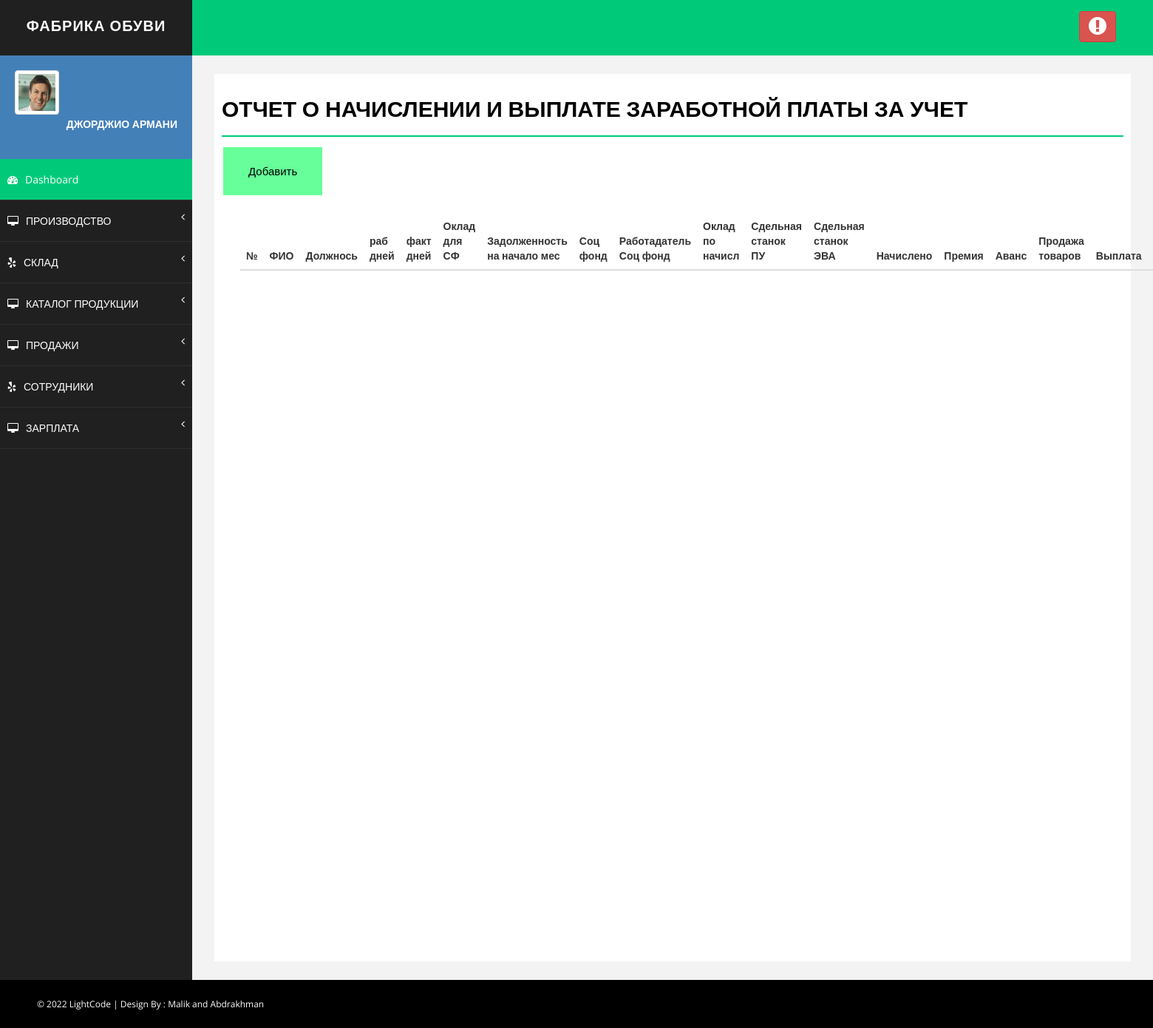
The app's page /salary_total1, older data.
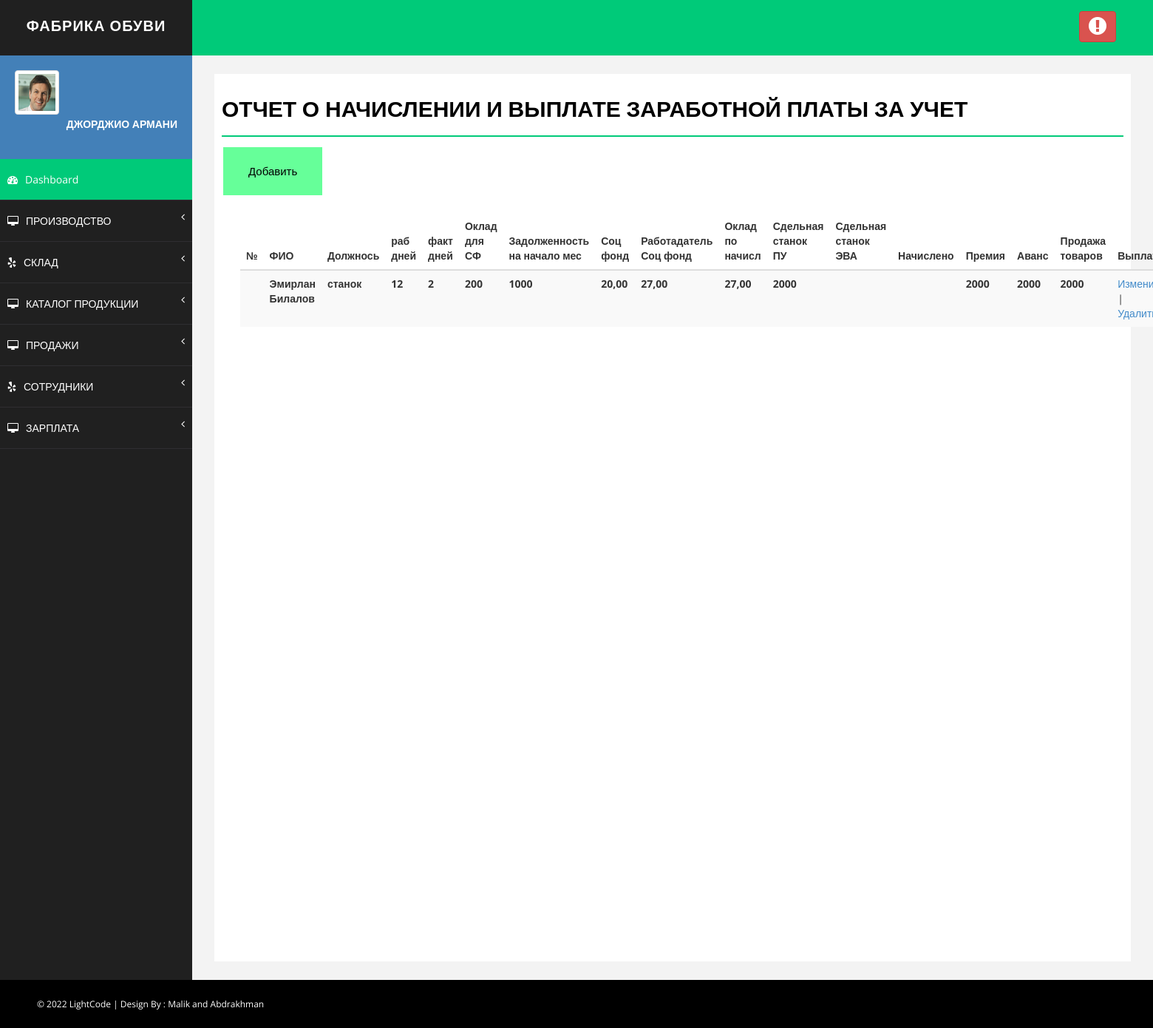
The same page, newer data.
### manufacture/models.py (models this page shows, shortened)
class SalaryTotal(models.Model):  # общая зарплата
    employee = models.OneToOneField('Employee', on_delete=models.CASCADE, primary_key=True)
    month = models.DateTimeField(auto_now=True)
    working_days = models.IntegerField(null=True)
    fact_work_days = models.IntegerField(null=True)
    oklad_social_fund = models.IntegerField(null=True)
    oklad_fact = models.IntegerField(null=True)
    social_fund = models.DecimalField(max_digits=50, decimal_places=2, default=0)
    firm_social_fund = models.DecimalField(max_digits=50, decimal_places=2, default=0)
    oklad_nachislen = models.IntegerField(null=True)
    viplata = models.IntegerField(null=True)
    objects = models.Manager()

class Employee(models.Model):
    active = models.BooleanField(default=True)
    occupation = models.CharField(max_length=100, blank=True, verbose_name='Должность')
    date_start = models.DateField(verbose_name="Дата начала работы", blank=True)
    fio = models.CharField(max_length=64, unique=True, verbose_name="ФИО")  # имя фамилия отчество сотрудника
    phone = models.CharField(max_length=20, blank=True, verbose_name="Номер телефона")
    phone1 = models.CharField(max_length=20, blank=True, verbose_name="Дополнительный номер")
    monthly_salary = models.IntegerField(default=0, blank=True)
    class Meta:
        verbose_name = 'Сотрудник'
        verbose_name_plural = 'Сотрудники'

### manufacture/views.py (the view)
# urls.py: path('salary_total1', salary_total1, name='salary_t'),
def salary_total1(request):
    salary_t = SalaryTotal.objects.all().order_by('-pk')
    return render(request, 'manufacture/salary_total1.html', {'salary_t': salary_t})

### manufacture/templates/manufacture/salary_total1.html (shortened to what this page needs)
{% extends 'base.html' %}
{% load static %}
{% block content %}
 <div id="page-wrapper">
            <div id="page-inner">
                <div class="row">
                    <div class="col-md-12">
                        <h1 class="page-head-line">Отчет о начислении и выплате заработной платы за  учет</h1>
						<a href="new_sale" class="button">Добавить</a>
					</div>
	<body>
	<section class="ftco-section">
		<div class="container">
			<div class="row">
				<div class="col-md-15">
					<div class="table-wrap">
						<table class="table table-striped">
						  <thead>
						    <tr>
								<th>№</th>
						      <th>ФИО</th>
						      <th>Должнось</th>
						      <th>раб дней</th>
						      <th>факт дней</th>
							  <th>Оклад для СФ</th>
						      <th>Задолженность на начало мес</th>
								<th>Соц фонд</th>
								<th>Работадатель Соц фонд</th>
								<th>Оклад по начисл</th>
								<th>Сдельная станок ПУ</th>
								<th>Сдельная станок ЭВА</th>
								<th>Начислено</th>
								<th>Премия</th>
								<th>Аванс</th>
								<th>Продажа товаров</th>
								<th>Выплата</th>
								<th>Остаток на конец мес</th>
						    </tr>
						  </thead>
						  <tbody>
						  {% for s in salary_t %}
						    <tr>
								<th >{{ s.id }}</th>
								<th >{{ s.employee.fio }}</th>
								<th >{{ s.employee.occupation }}</th>
								<th >{{ s.working_days }}</th>
								<th >{{ s.fact_work_days }}</th>
								<th >{{ s.oklad_social_fund }}</th>
								<th >{{ s.oklad_fact }}</th>
								<th >{{ s.social_fund }}</th>
								<th >{{ s.firm_social_fund }}</th>
								<th >{{ s.firm_social_fund }}</th>
								<th >{{ s.oklad_nachislen }}</th>
								<th >{{ s.pu }}</th>
								<th >{{ s.eva }}</th>
								<th >{{ s.viplata }}</th>
								<th >{{ s.viplata }}</th>
								<th >{{ s.viplata }}</th>
						      <td><a href="edit_sale/{{ sale.id }}">Изменить</a> | <a href="delete_sale/{{ sale.id }}">Удалить</a></td>
						    </tr>
						  {% endfor %}
						  </tbody>
						</table>
					</div>
				</div>
			</div>
		</div>
	</section>
			</div>
		</div>
	</html>
{% endblock %}

### manufacture/templates/base.html (shortened to what this page needs)
<!DOCTYPE html>
{% load static %}
<html xmlns="http://www.w3.org/1999/xhtml">
<head>
    <link href="{% static 'assets/css/bootstrap.css' %}" rel="stylesheet" />
    <link href="{% static 'assets/css/font-awesome.css' %}" rel="stylesheet" />
    <link href="{% static 'assets/css/basic.css' %}" rel="stylesheet" />
    <link href="{% static 'assets/css/custom.css' %}" rel="stylesheet" />
</head>
<body>
    <div id="wrapper">
        <nav class="navbar navbar-default navbar-cls-top " role="navigation" style="margin-bottom: 0">
            <div class="navbar-header">
                <a class="navbar-brand" href="/">ФАБРИКА ОБУВИ</a>
            </div>
            <div class="header-right">
                <a href="{% static 'login.html' %}" class="btn btn-danger" title="Logout"><i class="fa fa-exclamation-circle fa-2x"></i></a>
            </div>
        </nav>
        <nav class="navbar-default navbar-side" role="navigation">
            <div class="sidebar-collapse">
                <ul class="nav" id="main-menu">
                    <li>
                        <div class="user-img-div">
                            <img src="{% static 'assets/img/user.png' %}" class="img-thumbnail" />
                            <div class="inner-text">
                                ДЖОРДЖИО АРМАНИ
                            <br />
                            </div>
                        </div>
                    </li>
                    <li>
                        <a class="active-menu" href="/"><i class="fa fa-dashboard "></i>Dashboard</a>
                    </li>
                    <li>
                        <a href="#"><i class="fa fa-desktop "></i>ПРОИЗВОДСТВО<span class="fa arrow"></span></a>
                    </li>
                    <li>
                        <a href="#"><i class="fa fa-yelp "></i>СКЛАД <span class="fa arrow"></span></a>
                    </li>
                    <li>
                        <a href="#"><i class="fa fa-desktop"></i>КАТАЛОГ ПРОДУКЦИИ<span class="fa arrow"></span></a>
                    </li>
                    <li>
                    <a href="#"><i class="fa fa-desktop "></i>ПРОДАЖИ<span class="fa arrow"></span></a>
                    </li>
                     <li>
                        <a href="#"><i class="fa fa-yelp "></i>СОТРУДНИКИ<span class="fa arrow"></span></a>
                    </li>
                    <li>
                        <a href="#"><i class="fa fa-desktop "></i>ЗАРПЛАТА<span class="fa arrow"></span></a>
                    </li>
                </ul>
            </div>
        </nav>
    {% block content %}
    {% endblock %}
    <div id="footer-sec">
        &copy; 2022 LightCode | Design By : <a href="" target="_blank">Malik and Abdrakhman</a>
    </div>
</body>
</html>

### config/static/assets/css/basic.css (style rules this page uses)
body { font-family: 'Open Sans', sans-serif; line-height:25px; }
#wrapper { width: 100%; background: #202020; }
#page-wrapper { padding: 15px 15px; min-height: 600px; background: #F3F3F3; }
#page-inner { width: 100%; margin: 10px 20px 10px 0px; background-color: #fff!important; padding: 10px; min-height: 1200px; }
.page-head-line { font-size: 30px; text-transform: uppercase; color: #000; font-weight: 800; padding-bottom: 20px; border-bottom: 2px solid #00CA79; margin-bottom: 10px; }
.navbar-cls-top .navbar-brand { color: #fff; background: #202020; width: 260px; text-align: center; height: 75px; font-size: 20px; letter-spacing: 1px; font-weight: 900; padding-top: 25px; text-transform:uppercase; }
.header-right { color: #fff; padding: 15px 50px 5px 50px; float: right; font-size: 16px; }
.user-img-div { min-height: 140px; padding: 20px; background-color: #4380B8; }
.user-img-div img { max-height: 60px; }
.user-img-div .inner-text { text-align: right; position: relative; color: #fff; font-weight: 800; line-height: 25px; }
.active-menu { background-color: #00CA79!important; }
.arrow { float: right; }
.fa.arrow:before { content: "\f104"; }
.sidebar-collapse, .sidebar-collapse .nav { background: none; }
.sidebar-collapse .nav { padding: 0; }
.sidebar-collapse .nav > li > a { color: #fff; background: #202020; text-shadow: none; padding: 15px 40px; border-bottom: 1px solid #2F2E31; }
.sidebar-collapse > .nav > li > a { padding: 15px 10px; }
.navbar-side { border: none; background-color: #202020; }
.navbar-cls-top { background: #00CA79; border-bottom: none; }
.navbar-default { border: 0px solid black; }
.navbar-header { background: #000000; }
.nav > li > a > i { margin-right: 10px; }
#footer-sec { background-color:#000; padding:20px 50px; color:#fff; font-size:12px; }
#footer-sec a { color:#fff; }
@media (min-width:768px) { #page-wrapper { margin: 0 0 0 260px; padding: 15px 30px; min-height: 1200px; } }
@media (min-width:768px) { .navbar-side { z-index: 1; position: absolute; width: 260px; } }
@media (min-width:768px) { .navbar { border-radius: 0px; } }

### manufacture/templates/manufacture/salary_total1.html (style rules this page uses)
.button { background-color: #66FF99; border: none; color: black; padding: 20px 34px; text-align: center; text-decoration: none; display: inline-block; font-size: 15px; margin: 4px 2px; cursor: pointer; }

Row changes from the older to the newer data that the page shows:
added SalaryTotal: employee.fio "Эмирлан Билалов", employee.occupation "станок", working_days "12", fact_work_days "2", oklad_social_fund "200", oklad_fact "1000", social_fund "20,00", firm_social_fund "27,00", oklad_nachislen "2000", viplata "2000"
